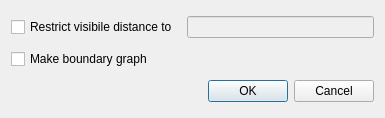
<?xml version="1.0" encoding="UTF-8"?>
<ui version="4.0">
 <class>CMakeOptionsDlg</class>
 <widget class="QDialog" name="CMakeOptionsDlg">
  <property name="geometry">
   <rect>
    <x>0</x>
    <y>0</y>
    <width>385</width>
    <height>118</height>
   </rect>
  </property>
  <property name="windowTitle">
   <string>Make Graph Options</string>
  </property>
  <layout class="QVBoxLayout" name="verticalLayout">
   <item>
    <layout class="QHBoxLayout" name="horizontalLayout">
     <item>
      <widget class="QCheckBox" name="c_restrict_visibility">
       <property name="text">
        <string>Restrict visibile distance to </string>
       </property>
      </widget>
     </item>
     <item>
      <widget class="QLineEdit" name="c_maxdist">
       <property name="enabled">
        <bool>false</bool>
       </property>
      </widget>
     </item>
    </layout>
   </item>
   <item>
    <widget class="QCheckBox" name="c_boundarygraph">
     <property name="text">
      <string>Make boundary graph</string>
     </property>
    </widget>
   </item>
   <item>
    <layout class="QHBoxLayout" name="horizontalLayout_2">
     <item>
      <spacer name="horizontalSpacer">
       <property name="orientation">
        <enum>Qt::Horizontal</enum>
       </property>
       <property name="sizeHint" stdset="0">
        <size>
         <width>40</width>
         <height>20</height>
        </size>
       </property>
      </spacer>
     </item>
     <item>
      <widget class="QPushButton" name="c_ok">
       <property name="text">
        <string>OK</string>
       </property>
      </widget>
     </item>
     <item>
      <widget class="QPushButton" name="c_cancel">
       <property name="text">
        <string>Cancel</string>
       </property>
      </widget>
     </item>
    </layout>
   </item>
  </layout>
 </widget>
 <resources/>
 <connections>
  <connection>
   <sender>c_restrict_visibility</sender>
   <signal>clicked(bool)</signal>
   <receiver>CMakeOptionsDlg</receiver>
   <slot>OnRestrict(bool)</slot>
   <hints>
    <hint type="sourcelabel">
     <x>117</x>
     <y>28</y>
    </hint>
    <hint type="destinationlabel">
     <x>209</x>
     <y>46</y>
    </hint>
   </hints>
  </connection>
  <connection>
   <sender>c_ok</sender>
   <signal>clicked()</signal>
   <receiver>CMakeOptionsDlg</receiver>
   <slot>OnOK()</slot>
   <hints>
    <hint type="sourcelabel">
     <x>104</x>
     <y>94</y>
    </hint>
    <hint type="destinationlabel">
     <x>29</x>
     <y>81</y>
    </hint>
   </hints>
  </connection>
  <connection>
   <sender>c_cancel</sender>
   <signal>clicked()</signal>
   <receiver>CMakeOptionsDlg</receiver>
   <slot>OnCancel()</slot>
   <hints>
    <hint type="sourcelabel">
     <x>204</x>
     <y>96</y>
    </hint>
    <hint type="destinationlabel">
     <x>279</x>
     <y>82</y>
    </hint>
   </hints>
  </connection>
 </connections>
 <slots>
  <slot>OnRestrict(bool)</slot>
  <slot>OnOK()</slot>
  <slot>OnCancel()</slot>
 </slots>
</ui>
